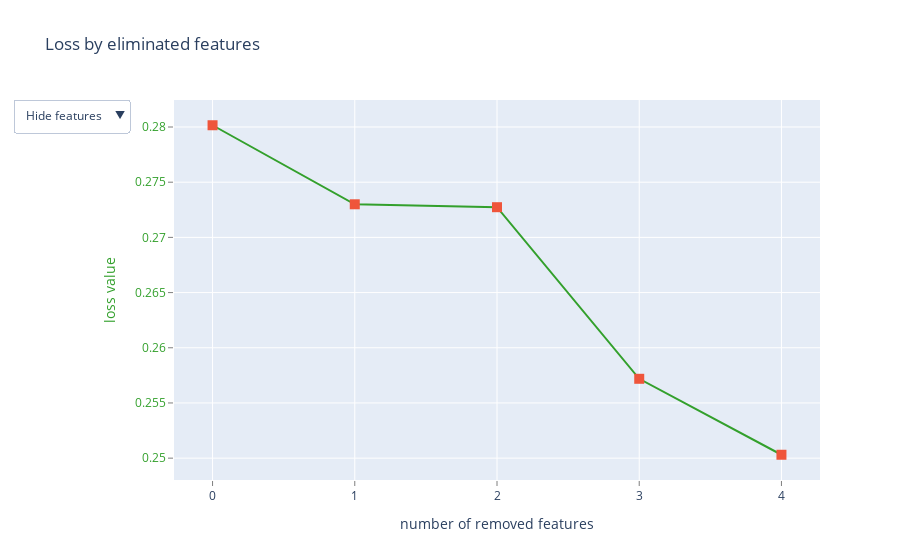

The notebook cell saved with this chart:
### Code cell
mod_feature_list = [ 'sex', 'size', 'breed_pure', 'color',
                'days_in_shelter', 'outcome_season',
                'intake_age','intake_condition','intake_type']

X_train, X_hold, y_train, y_hold = train_test_split(dog_df[mod_feature_list],
                                      dog_df.outcome_adopt,
                                      shuffle=True,
                                      stratify=dog_df.outcome_adopt,
                                      test_size=0.2,
                                      random_state=1342)

X_t = X_train.astype(str)
X_h = X_hold.astype(str)

train_pool = Pool(X_t, y_train, cat_features=mod_feature_list, feature_names=mod_feature_list)
test_pool  = Pool(X_h, y_hold, cat_features=mod_feature_list, feature_names=mod_feature_list)

synthetic_shap_summary = select_features_syntetic_CLSF(algorithm=EFeaturesSelectionAlgorithm.RecursiveByShapValues, steps=4)

### Figure 1 — Plotly figure (JSON) as saved in the notebook; plotly's stock layout.template omitted (floating-point values rounded to 4 significant figures)
{"data": [{"line": {"color": "rgb(51,160,44)"}, "mode": "lines+markers", "name": "", "text": ["", "breed_pure", "sex", "color", "intake_type"], "type": "scatter", "x": [0, 1, 2, 3, 4], "y": [0.2802, 0.273, 0.2727, 0.2572, 0.2503]}, {"marker": {"size": 10, "symbol": "square"}, "mode": "markers", "name": "", "text": ["", "breed_pure", "sex", "color", "intake_type"], "type": "scatter", "x": [0, 1, 2, 3, 4], "y": [0.2802, 0.273, 0.2727, 0.2572, 0.2503]}, {"mode": "text", "name": "", "text": ["", "2", "0", "3", "8"], "textfont": {"color": "rgb(51,160,44)", "family": "sans serif", "size": 18}, "textposition": "bottom center", "type": "scatter", "visible": false, "x": [0, 1, 2, 3, 4], "y": [0.2802, 0.273, 0.2727, 0.2572, 0.2503]}, {"mode": "text", "name": "", "text": ["", "breed_pure", "sex", "color", "intake_type"], "textfont": {"color": "rgb(51,160,44)", "family": "sans serif", "size": 18}, "textposition": "bottom center", "type": "scatter", "visible": false, "x": [0, 1, 2, 3, 4], "y": [0.2802, 0.273, 0.2727, 0.2572, 0.2503]}], "layout": {"showlegend": false, "title": {"text": "Loss by eliminated features"}, "updatemenus": [{"active": 0, "buttons": [{"args": [{"visible": [true, true, false, false]}], "label": "Hide features", "method": "update"}, {"args": [{"visible": [true, true, true, false]}], "label": "Show indices", "method": "update"}, {"args": [{"visible": [true, true, false, true]}], "label": "Show names", "method": "update"}], "pad": {"r": 10, "t": 10}, "showactive": true, "x": -0.25, "xanchor": "left", "y": 1.03, "yanchor": "top"}], "xaxis": {"gridcolor": "rgb(255,255,255)", "showgrid": true, "showline": false, "showticklabels": true, "tickcolor": "rgb(127,127,127)", "ticks": "outside", "title": {"text": "number of removed features"}, "zeroline": false}, "yaxis": {"gridcolor": "rgb(255,255,255)", "showgrid": true, "showline": false, "showticklabels": true, "tickcolor": "rgb(127,127,127)", "tickfont": {"color": "rgb(51,160,44)"}, "ticks": "outside", "title": {"font": {"color": "rgb(51,160,44)"}, "text": "loss value"}, "zeroline": false}}}
